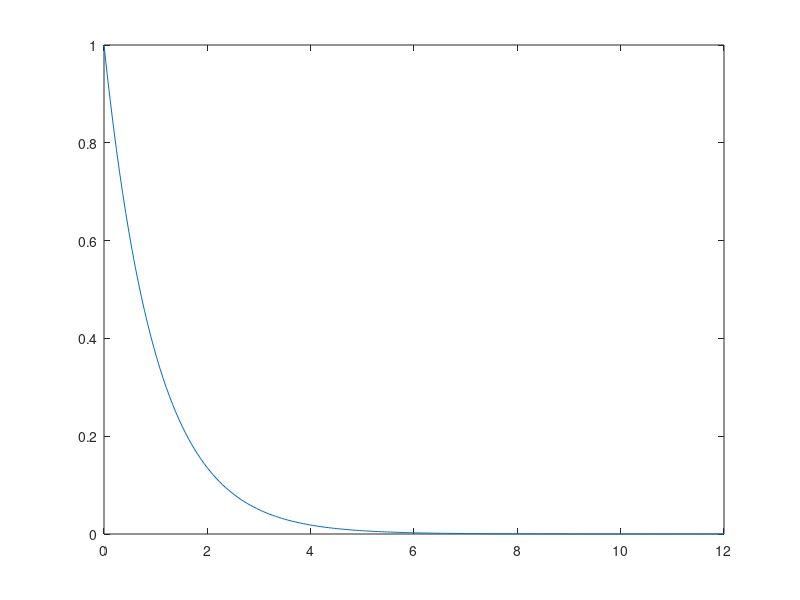

This figure's MATLAB source:
% plot generalized gamma distribution density function

para_gamma = 1;
nu = 1;
beta = 1; % default

ggd = @(a,para_gamma,nu,beta) a.^(para_gamma.*nu-1).*(para_gamma.*beta.^nu)./gamma(nu).*exp(-beta.*a.^para_gamma);

x=linspace(0,12,200);
y=ggd(x,para_gamma,nu,beta);

plot(x,y)